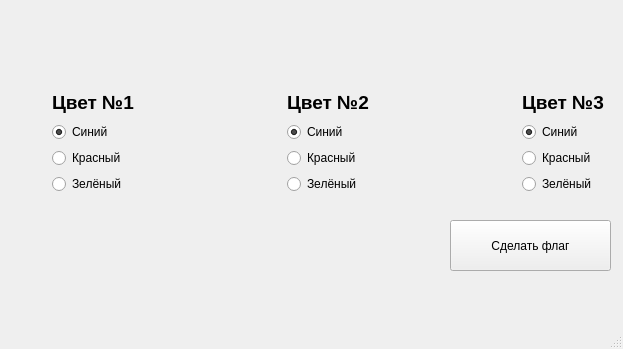
<?xml version="1.0" encoding="UTF-8"?>
<ui version="4.0">
 <class>MainWindow</class>
 <widget class="QMainWindow" name="MainWindow">
  <property name="geometry">
   <rect>
    <x>0</x>
    <y>0</y>
    <width>623</width>
    <height>349</height>
   </rect>
  </property>
  <property name="windowTitle">
   <string>MainWindow</string>
  </property>
  <widget class="QWidget" name="centralwidget">
   <widget class="QLabel" name="label_4">
    <property name="enabled">
     <bool>true</bool>
    </property>
    <property name="geometry">
     <rect>
      <x>50</x>
      <y>240</y>
      <width>57</width>
      <height>15</height>
     </rect>
    </property>
    <property name="text">
     <string/>
    </property>
   </widget>
   <widget class="QPushButton" name="pushButton">
    <property name="geometry">
     <rect>
      <x>450</x>
      <y>220</y>
      <width>161</width>
      <height>51</height>
     </rect>
    </property>
    <property name="text">
     <string>Сделать флаг</string>
    </property>
   </widget>
   <widget class="QWidget" name="">
    <property name="geometry">
     <rect>
      <x>52</x>
      <y>89</y>
      <width>87</width>
      <height>105</height>
     </rect>
    </property>
    <layout class="QVBoxLayout" name="verticalLayout">
     <item>
      <widget class="QLabel" name="label1">
       <property name="font">
        <font>
         <family>Ubuntu</family>
         <pointsize>14</pointsize>
         <weight>75</weight>
         <bold>true</bold>
        </font>
       </property>
       <property name="text">
        <string>Цвет №1</string>
       </property>
      </widget>
     </item>
     <item>
      <widget class="QRadioButton" name="radioButton1_1">
       <property name="text">
        <string>Синий</string>
       </property>
       <property name="checked">
        <bool>true</bool>
       </property>
      </widget>
     </item>
     <item>
      <widget class="QRadioButton" name="radioButton_2">
       <property name="text">
        <string>Красный</string>
       </property>
      </widget>
     </item>
     <item>
      <widget class="QRadioButton" name="radioButton1_3">
       <property name="text">
        <string>Зелёный</string>
       </property>
      </widget>
     </item>
    </layout>
   </widget>
   <widget class="QWidget" name="">
    <property name="geometry">
     <rect>
      <x>287</x>
      <y>89</y>
      <width>87</width>
      <height>105</height>
     </rect>
    </property>
    <layout class="QVBoxLayout" name="verticalLayout_2">
     <item>
      <widget class="QLabel" name="label2">
       <property name="font">
        <font>
         <family>Ubuntu</family>
         <pointsize>14</pointsize>
         <weight>75</weight>
         <bold>true</bold>
        </font>
       </property>
       <property name="text">
        <string>Цвет №2</string>
       </property>
      </widget>
     </item>
     <item>
      <widget class="QRadioButton" name="radioButton2_1">
       <property name="text">
        <string>Синий</string>
       </property>
       <property name="checked">
        <bool>true</bool>
       </property>
      </widget>
     </item>
     <item>
      <widget class="QRadioButton" name="radioButton2_2">
       <property name="text">
        <string>Красный</string>
       </property>
      </widget>
     </item>
     <item>
      <widget class="QRadioButton" name="radioButton2_3">
       <property name="text">
        <string>Зелёный</string>
       </property>
      </widget>
     </item>
    </layout>
   </widget>
   <widget class="QWidget" name="">
    <property name="geometry">
     <rect>
      <x>522</x>
      <y>89</y>
      <width>87</width>
      <height>105</height>
     </rect>
    </property>
    <layout class="QVBoxLayout" name="verticalLayout_3">
     <item>
      <widget class="QLabel" name="label3">
       <property name="font">
        <font>
         <family>Ubuntu</family>
         <pointsize>14</pointsize>
         <weight>75</weight>
         <bold>true</bold>
        </font>
       </property>
       <property name="text">
        <string>Цвет №3</string>
       </property>
      </widget>
     </item>
     <item>
      <widget class="QRadioButton" name="radioButton3_1">
       <property name="text">
        <string>Синий</string>
       </property>
       <property name="checked">
        <bool>true</bool>
       </property>
      </widget>
     </item>
     <item>
      <widget class="QRadioButton" name="radioButton3_2">
       <property name="text">
        <string>Красный</string>
       </property>
      </widget>
     </item>
     <item>
      <widget class="QRadioButton" name="radioButton3_3">
       <property name="text">
        <string>Зелёный</string>
       </property>
      </widget>
     </item>
    </layout>
   </widget>
  </widget>
  <widget class="QMenuBar" name="menubar">
   <property name="geometry">
    <rect>
     <x>0</x>
     <y>0</y>
     <width>623</width>
     <height>20</height>
    </rect>
   </property>
  </widget>
  <widget class="QStatusBar" name="statusbar"/>
 </widget>
 <resources/>
 <connections/>
</ui>
